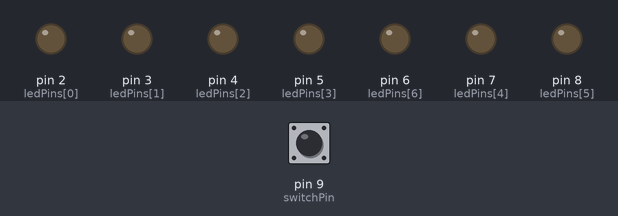
Simulated run of this sketch. Board: Arduino Uno, built with avr-gcc and run on an emulated ATmega328P. On the bench: output pins drawn as LEDs (lit = HIGH). Dashed ring = blinking. Inputs (shaded band) come from the test bench; at power-on: pin 9 (switchPin) HIGH. Random numbers use the default seed unless the sketch sets one.

Above: at 1.2 s.
1.3 s: pin 9 (switchPin) pulled LOW for 0.15 s
At 1.86 s:
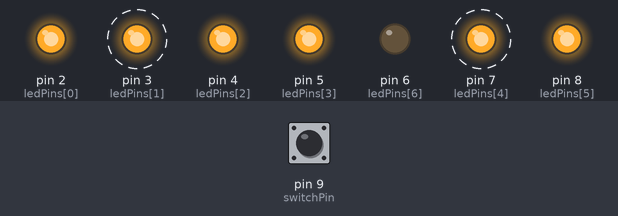
At 3.73 s:
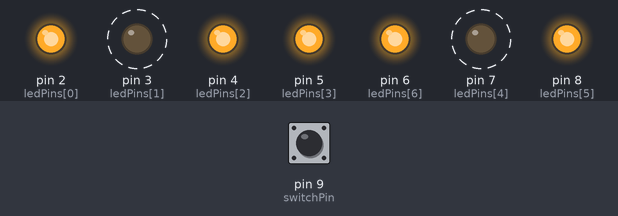
4.3 s: pin 9 (switchPin) pulled LOW for 3.2 s
At 12.9 s:
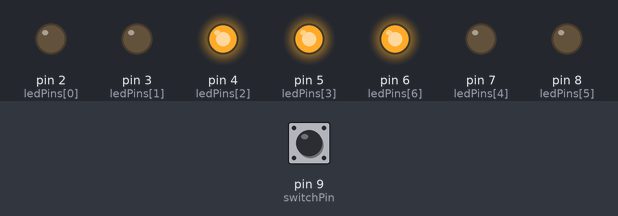
Timing chart, 0 to 14.4 s (numbered marks = the images above; inputs shaded):
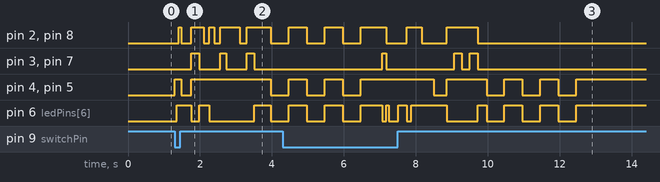

Measured:
- after the input at 1.3 s, pin 3 (ledPins[1]): alternates HIGH for 0.21 s and LOW for 0.58 s, starting after 0.45 s; pin 4 (ledPins[2]): LOW → HIGH at once, → LOW 0.18 s later, → HIGH 0.27 s later, → LOW 2.2 s later
- after the input at 4.3 s, pin 3 (ledPins[1]), pin 7 (ledPins[4]): goes HIGH 0.11 s, LOW 1.9 s, HIGH 0.21 s, LOW 0.22 s, HIGH 0.23 s, then LOW, starting after 2.8 s

The sketch:

Project_2.ino
```cpp
int ledPins[7] = {2, 3, 4, 5, 7, 8, 6};
int dicePatterns[7][7] = {
  {0, 0, 0, 0, 0, 0, 1}, // Displays 1
  {0, 0, 1, 1, 0, 0, 0}, // Displays 2
  {0, 0, 1, 1, 0, 0, 1}, // Displays 3
  {1, 0, 1, 1, 0, 1, 0}, // Displays 4
  {1, 0, 1, 1, 0, 1, 1}, // Displays 5
  {1, 1, 1, 1, 1, 1, 0}, // Displays 6
  {0, 0, 0, 0, 0, 0, 0}  // Displays blank
};

int switchPin = 9;
int blank = 6;

void setup(){

  for(int i = 0; i < 7; i++){ // Efficient way to set pins to output and turn off all LEDs
    pinMode(ledPins[i], OUTPUT);
    digitalWrite(ledPins[i], LOW);
  }
  pinMode(switchPin, INPUT_PULLUP); // Sets the button to be recognized as input
  randomSeed(analogRead(0)); // Sets the Arduino randomization to be truly randomized (other seeds will be biased)
}

void loop(){
  if(!digitalRead(switchPin)){
    rollTheDice(); // What is rollTheDice? It's the function that we later define
  }
  delay(100);
}

void rollTheDice(){
  int result = 0;
  int lengthOfRoll = random(15, 25); // Random time it will take to roll
  for(int i = 0; i < lengthOfRoll; i++){ // This rolling animation attempts to make itself realistic
    result = random(0, 6);
    show(result);
    delay(50 + i * 10);
  }
  for (int j = 0; j < 3; j++){ // Flashes number once rolling animation is done
    show(blank);
    delay(500);
    show(result);
    delay(500);
  }
}

void show(int result){ // The reason we create seperate functions is simply due to convenience and not repeating this over and over
  for(int i = 0; i < 7; i++){
    digitalWrite(ledPins[i], dicePatterns[result][i]);
  }
}
```
